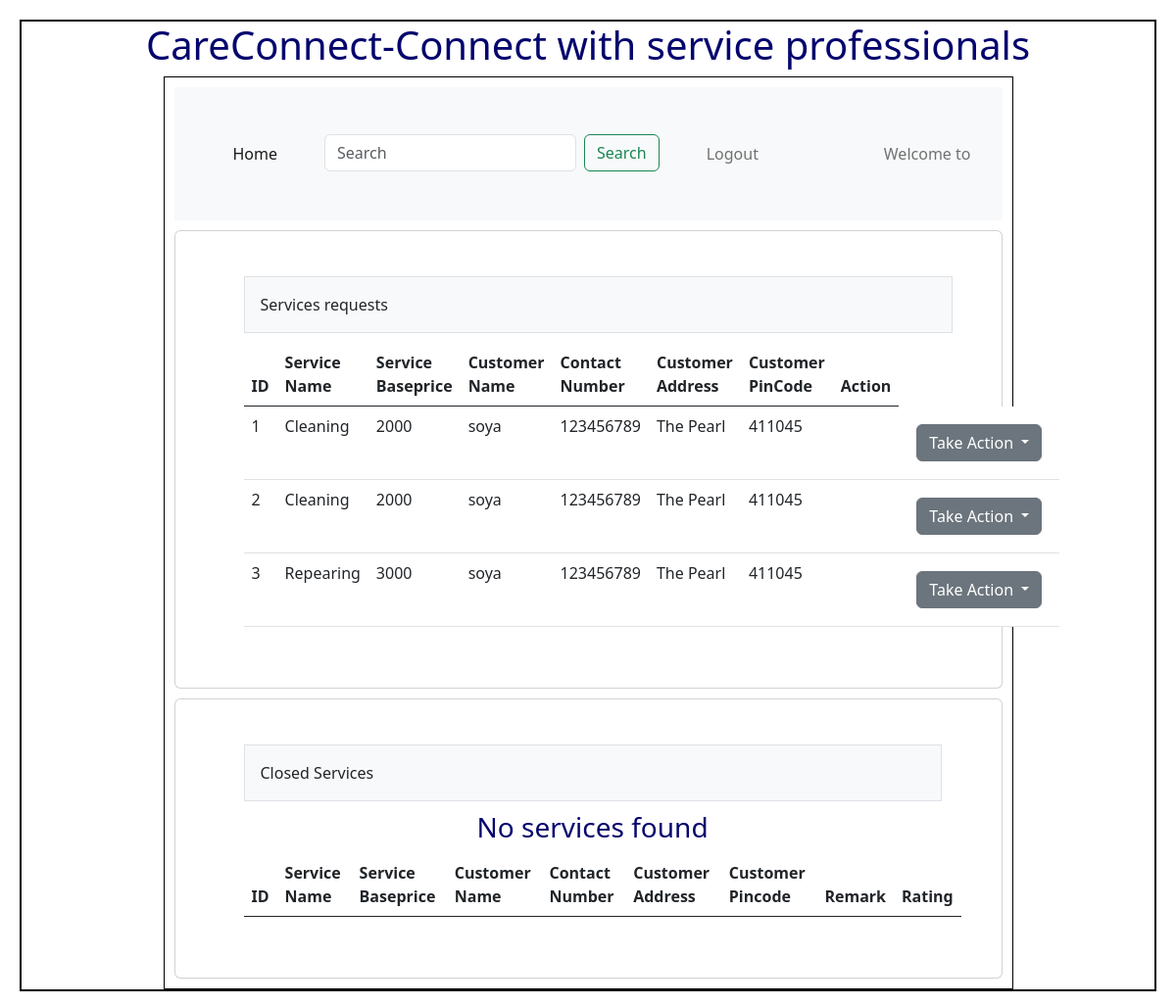
The app's page /professsional_request, older data.
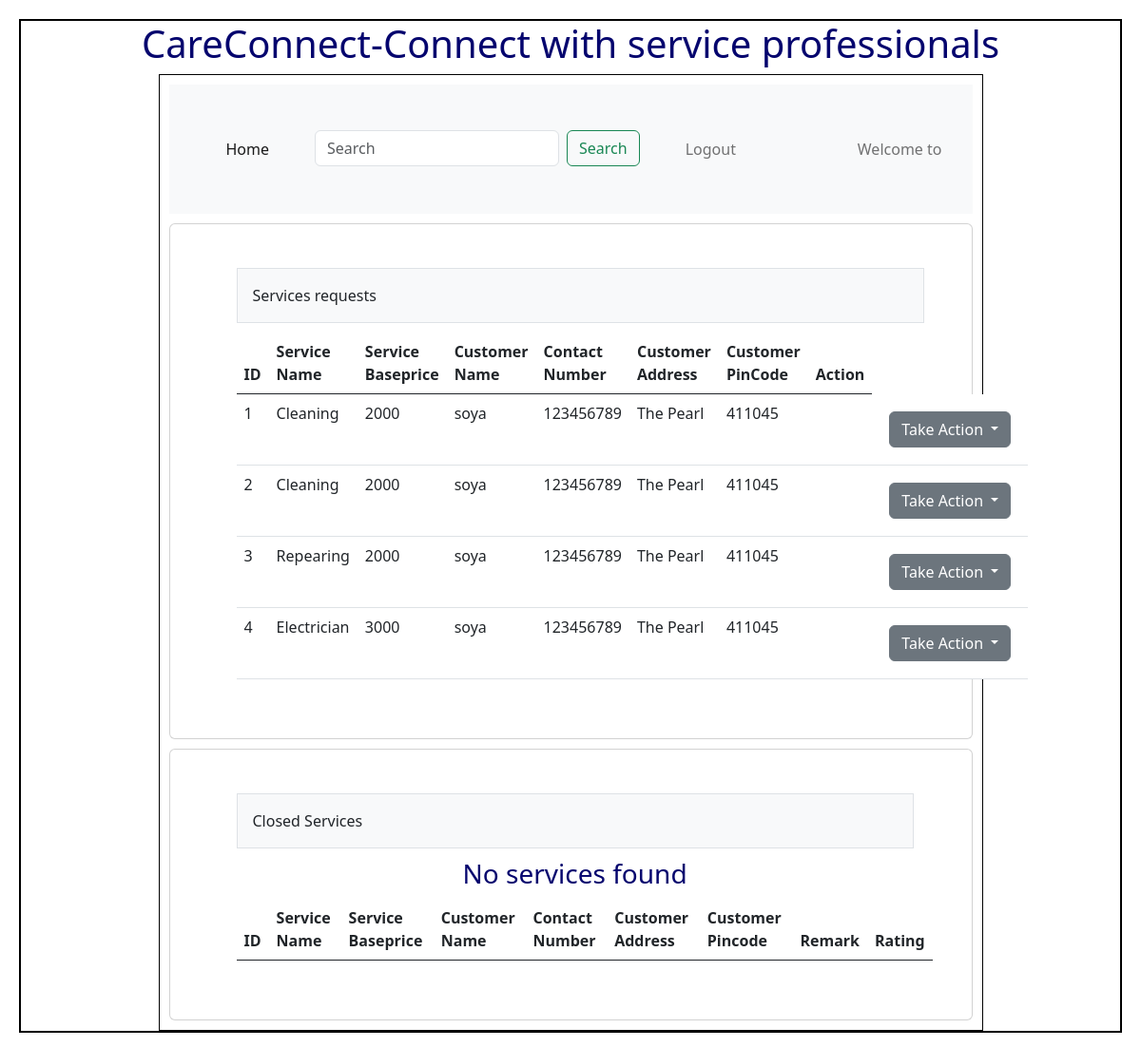
The same page, newer data.
### Backend/models.py (models this page shows)
class Servicereq(db.Model):
    __tablename__="Servicereq"
    id = db.Column(db.Integer, primary_key=True)
    Professional_id=db.Column(db.Integer, db.ForeignKey("Professional.id"),nullable=True)
    Service_id=db.Column(db.Integer, db.ForeignKey("Service.id"),nullable=False)
    Customer_id=db.Column(db.Integer, db.ForeignKey("Customer.id"),nullable=False)
    status=db.Column(db.String,nullable=False)
    remarks=db.Column(db.String,nullable=True)
    rating=db.Column(db.Integer,default=0)
    service=db.relationship("Service",cascade="all,delete",backref="Servicereqs",lazy=True)
    customer=db.relationship("Customer",cascade="all,delete",backref="Servicereqs",lazy=True)
    professional=db.relationship("Professional",cascade="all,delete",backref="Servicereqs",lazy=True)

class Service(db.Model):
    __tablename__="Service"
    id = db.Column(db.Integer, primary_key=True)
    name=db.Column(db.String,nullable=False)
    description=db.Column(db.String,nullable=False)
    baseprice=db.Column(db.Integer,default=0.0)
    subservice=db.Column(db.String,nullable=False)
    location=db.Column(db.String,nullable=False)
    pincode=db.Column(db.String,nullable=False)

class Customer(db.Model):
    __tablename__="Customer"
    id = db.Column(db.Integer, primary_key=True)
    email=db.Column(db.String,unique=True,nullable=False)
    password=db.Column(db.String,nullable=False)
    contact_number=db.Column(db.Integer,nullable=False)
    fullname =db.Column(db.String,nullable=False)
    address =db.Column(db.String,nullable=False)
    pincode=db.Column(db.Integer,nullable=False)
    status=db.Column(db.String,default="Active")

### Backend/controllers.py (the view)
@app.route("/professsional_request",methods=["GET"])
def allservicereqp():
    servicereqs=get_servicereq()
    return render_template("Professionaldashboard.html",servicereqs=servicereqs)

### Backend/controllers.py (called while the page is built)
def get_servicereq():
    servicereqs=Servicereq.query.all()
    print(servicereqs)
    return servicereqs

### Templates/Professionaldashboard.html (shortened to what the changed rows need)
<!DOCTYPE html>
<html>
    <head>
        <link rel="stylesheet" href="/static/styles/main.css">
        <link href="https://cdn.jsdelivr.net/npm/bootstrap@5.0.2/dist/css/bootstrap.min.css" rel="stylesheet">
        <link href="https://cdn.jsdelivr.net/npm/bootstrap@5.3.0/dist/css/bootstrap.min.css" rel="stylesheet">
    </head>
    <body>
        <div class = "my_container">
            <div class = "center"> <h1>CareConnect-Connect with service professionals</h1></div>
                <div class="my_panel">
                    <div class="card">
                    <div class="card-body">
                        <div class="container px-4">
                            <div class="row gx-5">
                                <div class="col">
                                        <table class="table">
                                            <thead>
                                                <tr>
                                                <th scope="col">ID</th>
                                                <th scope="col">Service Name</th>
                                                <th scope="col">Service Baseprice</th>
                                                <th scope="col">Customer Name</th>
                                                <th scope="col">Contact Number</th>
                                                <th scope="col">Customer Address</th>
                                                <th scope="col">Customer PinCode</th>
                                                <th scope="col">Action</th>
                                                </tr>
                                            </thead>
                                            <tbody>
                                                {%if servicereqs%}
                                                    {%for servicereq in servicereqs%}
                                                <tr>
                                                    <td>{{ servicereq.id }}</td>
                                                    <td>{{ servicereq.service.name }}</td>
                                                    <td>{{ servicereq.service.baseprice }}</td>
                                                    <td>{{servicereq.customer.fullname}}</td>
                                                    <td>{{ servicereq.customer.contact_number }}</td>
                                                    <td>{{ servicereq.customer.address}}</td>
                                                    <td>{{ servicereq.customer.pincode }}</td>
                                                    <td>{{servicereq.action}}</td>
                                                    <td>
                                                    <div class="dropdown">
                                                        <button class="btn btn-secondary dropdown-toggle"
                                                            type="button"
                                                            id="dropdownMenuButton1"
                                                            data-bs-toggle="dropdown"
                                                            aria-expanded="false">
                                                            Take Action
                                                        </button>
                                                    </div>
                                                    </td>
                                                </tr>
                                                    {%endfor%}
                                                {%else%}
                                                    <h3 class = "center"> No services found</h3>
                                                {%endif%}
                                            </tbody>
                                        </table>
                                </div>
                            </div>
                        </div>
                    </div>
                    </div>
                    <div class="card">
                    <div class="card-body">
                        <div class="container px-4">
                            <div class="row gx-5">
                                <div class="col">
                                        <table class="table">
                                            <thead>
                                                <tr>
                                                <th scope="col">ID</th>
                                                <th scope="col">Service Name</th>
                                                <th scope="col">Service Baseprice</th>
                                                <th scope="col">Customer Name</th>
                                                <th scope="col">Contact Number</th>
                                                <th scope="col">Customer Address</th>
                                                <th scope="col">Customer Pincode</th>
                                                <th scope="col">Remark</th>
                                                <th scope="col">Rating</th>
                                                </tr>
                                            </thead>
                                        </table>
                                </div>
                            </div>
                        </div>
                    </div>
                    </div>
                </div>
            </div>
    </body>
</html>

Row changes from the older to the newer data that the page shows:
changed Servicereq "Repearing": service.baseprice "3000" → "2000"
added Servicereq: id "4", service.name "Electrician", service.baseprice "3000", customer.fullname "soya", customer.contact_number "123456789", customer.address "The Pearl", customer.pincode "411045"
